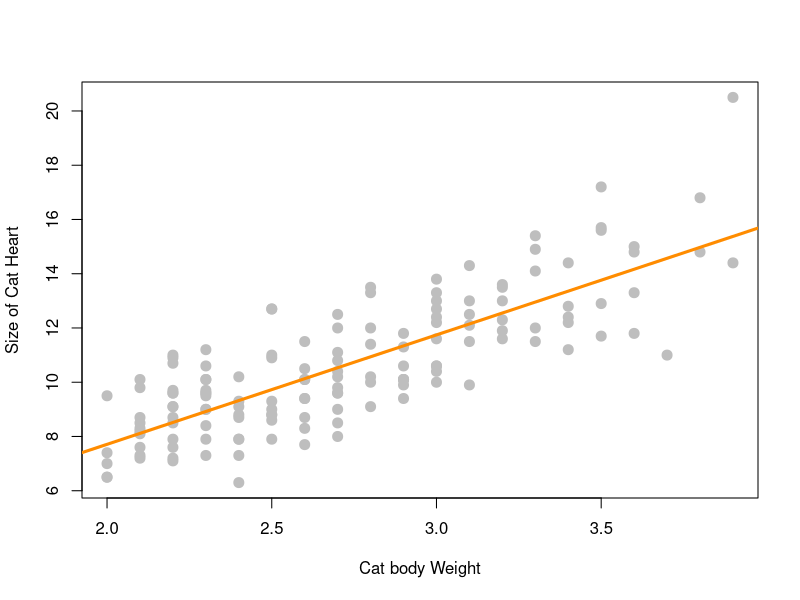
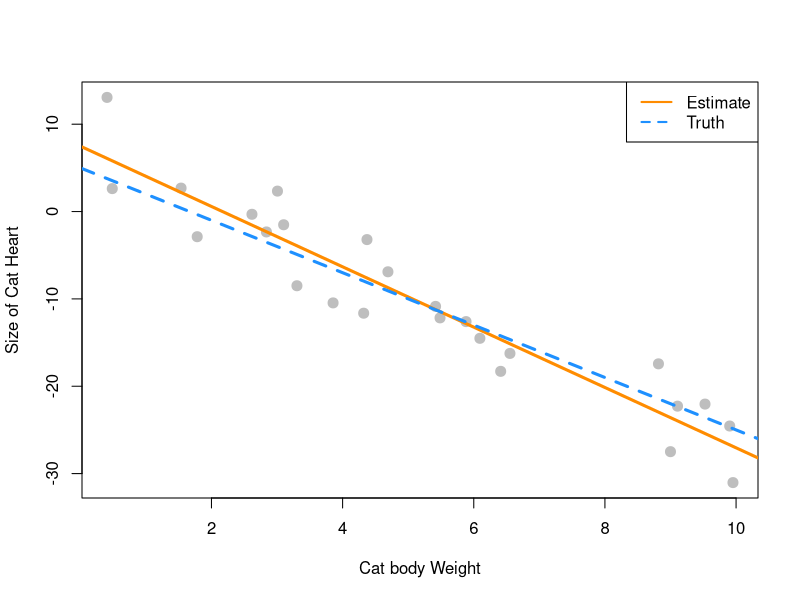
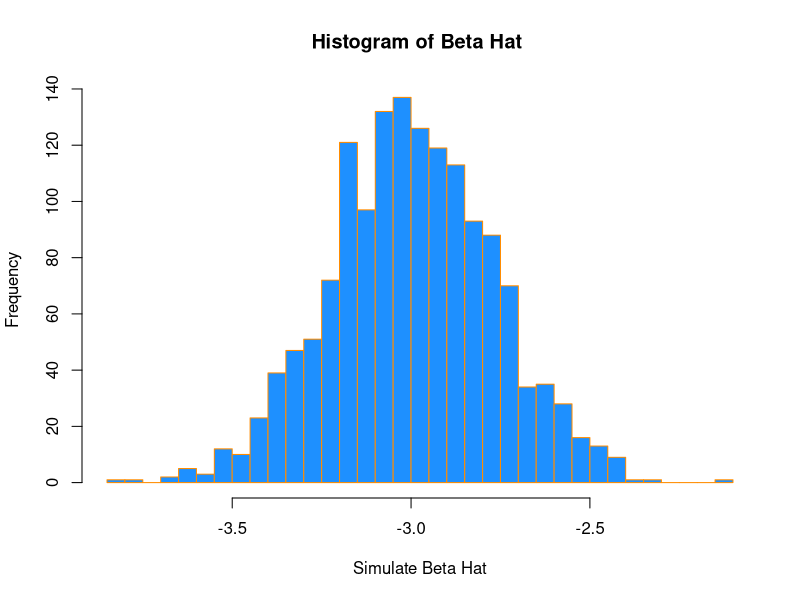
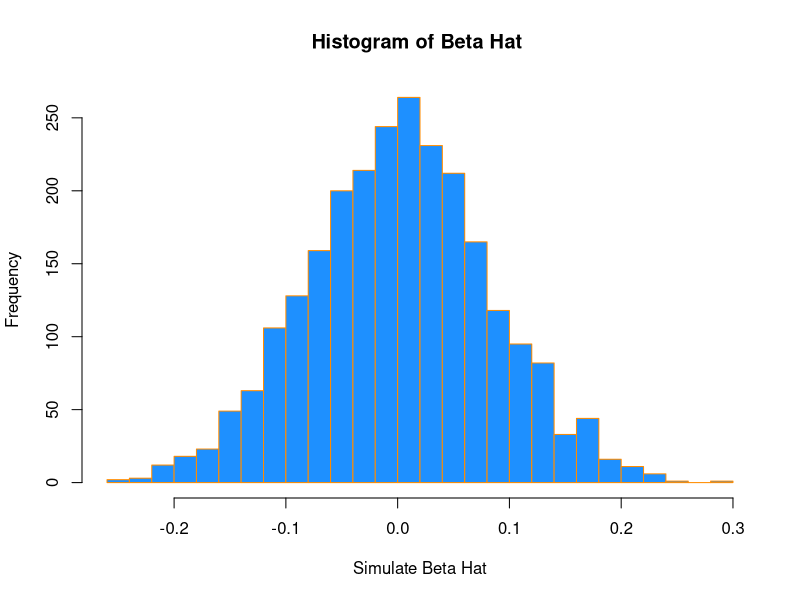
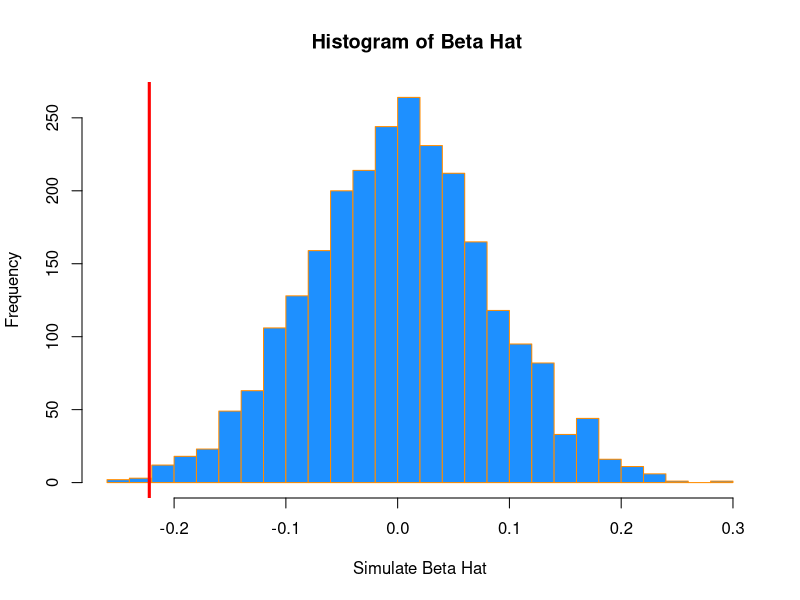

R code for these plots, in order:
## ---- chunk 1
cats = MASS :: cats
cat_model =lm(Hwt ~ Bwt, data = cats) 
summary(cat_model)
## ---- chunk 2
cat_model$coefficients
## ---- chunk 3
predict(cat_model,  newdata =  data.frame(Bwt = 3.1))
## ---- chunk 4
range(cats$Bwt)
## ---- chunk 5
predict(cat_model,  newdata =  data.frame(Bwt = 1.5))
## ---- chunk 6
plot(Hwt ~ Bwt, data = cats,
     xlab = "Cat body Weight",
     ylab = "Size of Cat Heart",
     pch = 20,
     cex = 2,
     col = "grey")
abline(cat_model, lwd= 3, col = "darkorange")
## ---- chunk 7
summary(cat_model)$r.squared
## ---- chunk 8
get_sd_est = function(fitted_vals,actual_vals, mle )
{
  difference_squred = sum((actual_vals - fitted_vals)**2)
  ifelse(mle == TRUE, sqrt(difference_squred / length(fitted_vals)), sqrt(difference_squred / (length(fitted_vals)-2)) )
  
}
## ---- chunk 9
get_sd_est(cat_model$fitted.values, cats$Hwt, FALSE)

## ---- chunk 10
get_sd_est(cat_model$fitted.values, cats$Hwt, TRUE)

## ---- chunk 11
all.equal(get_sd_est(cat_model$fitted.values, cats$Hwt, FALSE), summary(cat_model)$sigma)
## ---- chunk 12
birthday = 18760613
set.seed(birthday)
## ---- chunk 13
Sigma = sqrt(10.24)
sim_slr = function(n , beta_0, beta_1, sigma) {
  x = runif(n = n, 0, 10)
  epsilon = rnorm(n, mean = 0, sd = sigma)
  y = beta_0 + beta_1 * x + epsilon
  data.frame(predictor = x, response = y)
}
set.seed(19890101)
sim_model_data = sim_slr(n = 25, beta_0 = 5, beta_1 = -3, sigma = Sigma)
sim_model_data
## ---- chunk 14
sim_model = lm(response ~ predictor, data = sim_model_data)
sim_model$coefficients
## ---- chunk 15
plot(response ~ predictor, data = sim_model_data,
     xlab = "Cat body Weight",
     ylab = "Size of Cat Heart",
     pch = 20,
     cex = 2,
     col = "grey")
abline(sim_model, lwd= 3, lty = 1, col = "darkorange")
abline(5, -3, lwd= 3, lty = 2, col = "dodgerblue")
legend("topright", c("Estimate", "Truth"), lty = c(1, 2), lwd = 2,
       col = c("darkorange", "dodgerblue"))
## ---- chunk 16
beta_hat_1 = c()
Sigma = sqrt(10.24)
for (i in 1:1500)
{
  sim_model_data = sim_slr(n = 25, beta_0 = 5, beta_1 = -3, sigma = Sigma)
  sim_model = lm(response ~ predictor, data = sim_model_data)
  beta_hat_1 = c(beta_hat_1 , sim_model$coefficients[2])
}
## ---- chunk 17
beta_hat_1_sd = sd(beta_hat_1)
beta_hat_1_mean = mean(beta_hat_1)
beta_hat_1_mean
## ---- chunk 18
hist(beta_hat_1,
     xlab   = "Simulate Beta Hat",
     main   = "Histogram of Beta Hat ",
     breaks = 25,
     col    = "dodgerblue",
     border = "darkorange")
## ---- chunk 19
birthday = 19890101
set.seed(birthday)
## ---- chunk 20
beta_hat_1 = c()
Skeptic_Sigma = sqrt(4)
for (i in 1:2500 )
{
  Skeptic_model_data = sim_slr(n = 75, beta_0 = 3, beta_1 = 0, sigma = Skeptic_Sigma)
  Skeptic_model = lm(response ~ predictor, data = Skeptic_model_data)
  beta_hat_1 = c(beta_hat_1 , Skeptic_model$coefficients[2])
} 
## ---- chunk 21
hist(beta_hat_1,
     xlab   = "Simulate Beta Hat",
     main   = "Histogram of Beta Hat ",
     breaks = 25,
     col    = "dodgerblue",
     border = "darkorange")
## ---- chunk 22
library(readr)
import_data = read_csv("skeptic.csv")
skeptic_model_1 = lm(response ~ predictor, data = import_data)
skeptic_model_1$coefficients[2]
## ---- chunk 23
hist(beta_hat_1,
     xlab   = "Simulate Beta Hat",
     main   = "Histogram of Beta Hat ",
     breaks = 25,
     col    = "dodgerblue",
     border = "darkorange")
abline(v =skeptic_model_1$coefficients[2] , col = "red", lwd= 3)
## ---- chunk 24
sum(beta_hat_1 < skeptic_model_1$coefficients[2]) / length(beta_hat_1)
## ---- chunk 25
2 * sum(beta_hat_1 < skeptic_model_1$coefficients[2]) / length(beta_hat_1)

## ---- chunk 26
range(beta_hat_1)
## ---- chunk 27
data(Ozone, package = "mlbench")
Ozone = Ozone[, c(4, 6, 7, 8)]
colnames(Ozone) = c("ozone", "wind", "humidity", "temp")
Ozone = Ozone[complete.cases(Ozone), ]
## ---- chunk 28
wind_model = lm(ozone~wind, data = Ozone)
wind_rmse = sqrt(sum((Ozone$ozone - wind_model$fitted.values)**2)/(length(Ozone$ozone)))
wind_rsquared = summary(wind_model)$r.squared
wind_rmse
wind_rsquared
## ---- chunk 29
humidity_model = lm(ozone~humidity, data = Ozone)
humidity_rmse = sqrt(sum((Ozone$ozone - humidity_model$fitted.values)**2)/(length(Ozone$ozone)))
humidity_rsquared = summary(humidity_model)$r.squared
humidity_rmse
humidity_rsquared
## ---- chunk 30
temp_model = lm(ozone~temp, data = Ozone)
temp_rmse = sqrt(sum((Ozone$ozone - temp_model$fitted.values)**2)/(length(Ozone$ozone)))
temp_rsquared = summary(temp_model)$r.squared
temp_rmse
temp_rsquared
## ---- chunk 31
dataframe = data.frame(r_squared = c(wind_rsquared, humidity_rsquared, temp_rsquared),
                       RMSE = c(wind_rmse, humidity_rmse, temp_rmse),
                       row.names = c("wind", "humidity", "temp"))
dataframe
## ---- chunk 32
knitr :: kable(dataframe)
